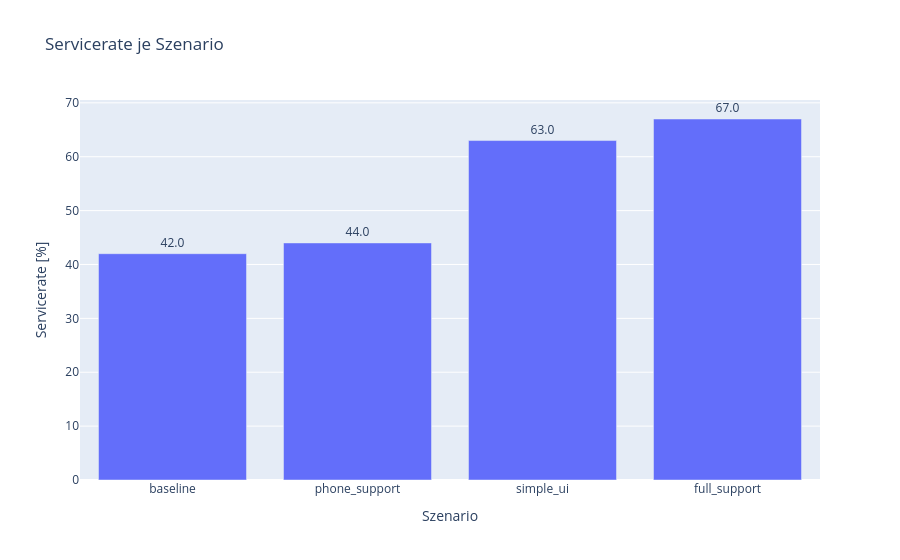
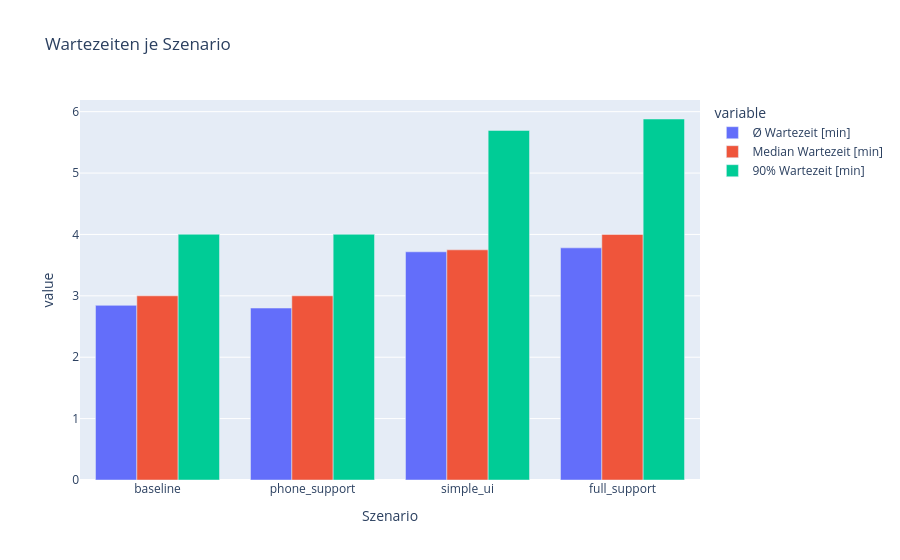

These figures' notebook cell, in order:
### Markdown cell above
## 3. Visualisierung: Servicerate und Wartezeiten im Vergleich
Wir plotten die Servicerate und die Wartezeiten für alle Szenarien als Balkendiagramm.

### Code cell
fig = px.bar(result_df, x='Szenario', y='Servicerate [%]', title='Servicerate je Szenario', text='Servicerate [%]')
fig.update_traces(texttemplate='%{text:.1f}', textposition='outside')
fig.show()

fig2 = px.bar(result_df, x='Szenario', y=['Ø Wartezeit [min]', 'Median Wartezeit [min]', '90% Wartezeit [min]'],
              title='Wartezeiten je Szenario', barmode='group')
fig2.show()

### Figure 1 — Plotly figure (JSON) as saved in the notebook; plotly's stock layout.template omitted (floating-point values rounded to 4 significant figures)
{"data": [{"alignmentgroup": "True", "hovertemplate": "Szenario=%{x}<br>Servicerate [%]=%{text}<extra></extra>", "legendgroup": "", "marker": {"color": "#636efa", "pattern": {"shape": ""}}, "name": "", "offsetgroup": "", "orientation": "v", "showlegend": false, "text": [42, 44, 63, 67], "textposition": "outside", "texttemplate": "%{text:.1f}", "type": "bar", "x": ["baseline", "phone_support", "simple_ui", "full_support"], "xaxis": "x", "y": [42, 44, 63, 67], "yaxis": "y"}], "layout": {"barmode": "relative", "legend": {"tracegroupgap": 0}, "title": {"text": "Servicerate je Szenario"}, "xaxis": {"anchor": "y", "domain": [0, 1], "title": {"text": "Szenario"}}, "yaxis": {"anchor": "x", "domain": [0, 1], "title": {"text": "Servicerate [%]"}}}}

### Figure 2 — Plotly figure (JSON) as saved in the notebook; plotly's stock layout.template omitted (floating-point values rounded to 4 significant figures)
{"data": [{"alignmentgroup": "True", "hovertemplate": "variable=Ø Wartezeit [min]<br>Szenario=%{x}<br>value=%{y}<extra></extra>", "legendgroup": "Ø Wartezeit [min]", "marker": {"color": "#636efa", "pattern": {"shape": ""}}, "name": "Ø Wartezeit [min]", "offsetgroup": "Ø Wartezeit [min]", "orientation": "v", "showlegend": true, "textposition": "auto", "type": "bar", "x": ["baseline", "phone_support", "simple_ui", "full_support"], "xaxis": "x", "y": [2.845, 2.801, 3.717, 3.781], "yaxis": "y"}, {"alignmentgroup": "True", "hovertemplate": "variable=Median Wartezeit [min]<br>Szenario=%{x}<br>value=%{y}<extra></extra>", "legendgroup": "Median Wartezeit [min]", "marker": {"color": "#EF553B", "pattern": {"shape": ""}}, "name": "Median Wartezeit [min]", "offsetgroup": "Median Wartezeit [min]", "orientation": "v", "showlegend": true, "textposition": "auto", "type": "bar", "x": ["baseline", "phone_support", "simple_ui", "full_support"], "xaxis": "x", "y": [3, 3, 3.749, 4], "yaxis": "y"}, {"alignmentgroup": "True", "hovertemplate": "variable=90% Wartezeit [min]<br>Szenario=%{x}<br>value=%{y}<extra></extra>", "legendgroup": "90% Wartezeit [min]", "marker": {"color": "#00cc96", "pattern": {"shape": ""}}, "name": "90% Wartezeit [min]", "offsetgroup": "90% Wartezeit [min]", "orientation": "v", "showlegend": true, "textposition": "auto", "type": "bar", "x": ["baseline", "phone_support", "simple_ui", "full_support"], "xaxis": "x", "y": [4.003, 4.003, 5.695, 5.881], "yaxis": "y"}], "layout": {"barmode": "group", "legend": {"title": {"text": "variable"}, "tracegroupgap": 0}, "title": {"text": "Wartezeiten je Szenario"}, "xaxis": {"anchor": "y", "domain": [0, 1], "title": {"text": "Szenario"}}, "yaxis": {"anchor": "x", "domain": [0, 1], "title": {"text": "value"}}}}
